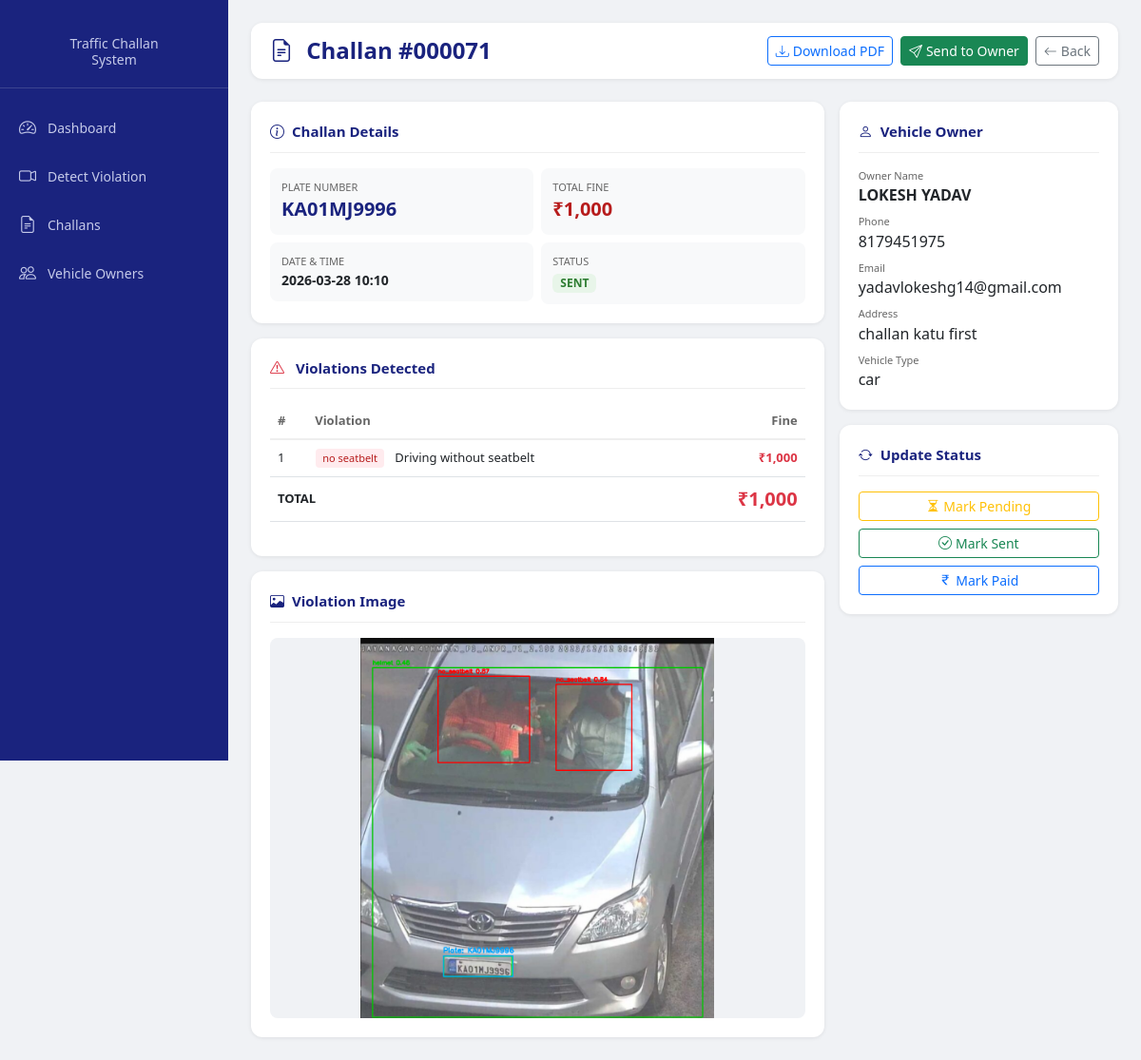
/challan/71, run on the app's committed database.
### tables this page shows
CREATE TABLE challans (
            id           INTEGER PRIMARY KEY AUTOINCREMENT,
            plate_number TEXT    NOT NULL,
            violations   TEXT    NOT NULL,  -- JSON list of violation names
            fine_details TEXT    NOT NULL,  -- JSON dict of violation:amount
            total_fine   INTEGER NOT NULL,
            status       TEXT    DEFAULT 'pending',  -- pending/sent/paid
            image_path   TEXT,
            pdf_path     TEXT,
            location     TEXT    DEFAULT 'Unknown',
            created_at   TEXT    DEFAULT (datetime('now', 'localtime')),
            sent_at      TEXT
        );

CREATE TABLE vehicle_owners (
            id           INTEGER PRIMARY KEY AUTOINCREMENT,
            plate_number TEXT    UNIQUE NOT NULL,
            owner_name   TEXT    NOT NULL,
            phone        TEXT,
            email        TEXT,
            address      TEXT,
            vehicle_type TEXT    DEFAULT 'unknown',
            created_at   TEXT    DEFAULT (datetime('now', 'localtime')),
            updated_at   TEXT    DEFAULT (datetime('now', 'localtime'))
        );

### app.py (the view)
@app.route("/challan/<int:challan_id>")
def view_challan(challan_id):
    c = get_challan(challan_id)
    if not c:
        flash("Challan not found", "danger")
        return redirect(url_for("challans"))
    return render_template("view_challan.html",
                           challan=c, owner=get_owner(c["plate_number"]))

### database.py (called while the page is built)
def get_connection():
    os.makedirs(os.path.dirname(DATABASE_PATH), exist_ok=True)
    conn = sqlite3.connect(DATABASE_PATH)
    conn.row_factory = sqlite3.Row
    return conn

def get_owner(plate_number):
    conn = get_connection()
    row  = conn.execute(
        "SELECT * FROM vehicle_owners WHERE plate_number=?",
        (plate_number.upper().strip(),)).fetchone()
    conn.close()
    return dict(row) if row else None

def get_challan(challan_id):
    conn = get_connection()
    row  = conn.execute("SELECT * FROM challans WHERE id=?",
                        (challan_id,)).fetchone()
    conn.close()
    if row:
        c = dict(row)
        c["violations"]   = json.loads(c["violations"])
        c["fine_details"] = json.loads(c["fine_details"])
        return c
    return None

### templates/view_challan.html (shortened to what this page needs)
{% extends "base.html" %}
{% block content %}
<div class="topbar">
    <h4><i class="bi bi-file-earmark-text me-2"></i>
        Challan #{{ "%06d" % challan.id }}</h4>
    <div class="d-flex gap-2">
        {% if challan.pdf_path %}
        <a href="{{ url_for('download_pdf', challan_id=challan.id) }}"
           class="btn btn-outline-primary btn-sm">
            <i class="bi bi-download me-1"></i>Download PDF
        </a>
        {% endif %}
        {% if owner and owner.email %}
        <button class="btn btn-success btn-sm"
                onclick="sendChallan({{ challan.id }})">
            <i class="bi bi-send me-1"></i>Send to Owner
        </button>
        {% endif %}
        <a href="{{ url_for('challans') }}" class="btn btn-outline-secondary btn-sm">
            <i class="bi bi-arrow-left me-1"></i>Back
        </a>
    </div>
</div>
<div class="row g-3">
    <div class="col-md-8">
        <div class="data-card mb-3">
            <div class="card-title">
                <i class="bi bi-info-circle me-2"></i>Challan Details
            </div>
            <div class="row g-2">
                <div class="col-6">
                    <div style="background:#f8f9fa;border-radius:8px;padding:12px;">
                        <div style="font-size:11px;color:#666;text-transform:uppercase">
                            Plate Number
                        </div>
                        <div style="font-size:20px;font-weight:700;color:#1a237e">
                            {{ challan.plate_number }}
                        </div>
                    </div>
                </div>
                <div class="col-6">
                    <div style="background:#f8f9fa;border-radius:8px;padding:12px;">
                        <div style="font-size:11px;color:#666;text-transform:uppercase">
                            Total Fine
                        </div>
                        <div style="font-size:20px;font-weight:700;color:#b71c1c">
                            ₹{{ "{:,}".format(challan.total_fine) }}
                        </div>
                    </div>
                </div>
                <div class="col-6">
                    <div style="background:#f8f9fa;border-radius:8px;padding:12px;">
                        <div style="font-size:11px;color:#666;text-transform:uppercase">
                            Date & Time
                        </div>
                        <div style="font-size:14px;font-weight:600">
                            {{ challan.created_at[:16] }}
                        </div>
                    </div>
                </div>
                <div class="col-6">
                    <div style="background:#f8f9fa;border-radius:8px;padding:12px;">
                        <div style="font-size:11px;color:#666;text-transform:uppercase">
                            Status
                        </div>
                        <span class="badge badge-{{ challan.status }} px-2 py-1 mt-1">
                            {{ challan.status.upper() }}
                        </span>
                    </div>
                </div>
            </div>
        </div>
        <div class="data-card mb-3">
            <div class="card-title">
                <i class="bi bi-exclamation-triangle me-2 text-danger"></i>
                Violations Detected
            </div>
            <table class="table">
                <thead>
                    <tr>
                        <th>#</th>
                        <th>Violation</th>
                        <th class="text-end">Fine</th>
                    </tr>
                </thead>
                <tbody>
                    {% set labels = {
                        'no_helmet': 'Riding without helmet',
                        'triple_riding': 'Triple riding (more than 2 riders)',
                        'no_seatbelt': 'Driving without seatbelt',
                        'wrong_lane': 'Riding in wrong lane'
                    } %}
                    {% for violation, amount in challan.fine_details.items() %}
                    <tr>
                        <td>{{ loop.index }}</td>
                        <td>
                            <span class="violation-badge me-2">
                                {{ violation.replace('_',' ') }}
                            </span>
                            {{ labels.get(violation, violation) }}
                        </td>
                        <td class="text-end text-danger fw-bold">
                            ₹{{ "{:,}".format(amount) }}
                        </td>
                    </tr>
                    {% endfor %}
                    <tr style="background:#ffebee;">
                        <td colspan="2" class="fw-bold">TOTAL</td>
                        <td class="text-end text-danger fw-bold fs-5">
                            ₹{{ "{:,}".format(challan.total_fine) }}
                        </td>
                    </tr>
                </tbody>
            </table>
        </div>
        {% if challan.image_path %}
        <div class="data-card">
            <div class="card-title">
                <i class="bi bi-image me-2"></i>Violation Image
            </div>
            <img src="/static/uploads/{{ challan.image_path.split('/')[-1] }}"
                 alt="Violation" style="width:100%;border-radius:8px;max-height:400px;
                 object-fit:contain;background:#f0f2f5">
        </div>
        {% endif %}
    </div>
    <div class="col-md-4">
        <div class="data-card mb-3">
            <div class="card-title">
                <i class="bi bi-person me-2"></i>Vehicle Owner
            </div>
            {% if owner %}
            <div class="d-flex flex-column gap-2">
                <div>
                    <div style="font-size:11px;color:#666">Owner Name</div>
                    <div style="font-weight:600">{{ owner.owner_name }}</div>
                </div>
                <div>
                    <div style="font-size:11px;color:#666">Phone</div>
                    <div>{{ owner.phone or 'N/A' }}</div>
                </div>
                <div>
                    <div style="font-size:11px;color:#666">Email</div>
                    <div>{{ owner.email or 'N/A' }}</div>
                </div>
                <div>
                    <div style="font-size:11px;color:#666">Address</div>
                    <div>{{ owner.address or 'N/A' }}</div>
                </div>
                <div>
                    <div style="font-size:11px;color:#666">Vehicle Type</div>
                    <div>{{ owner.vehicle_type or 'N/A' }}</div>
                </div>
            </div>
            {% endif %}
        </div>
        <div class="data-card">
            <div class="card-title">
                <i class="bi bi-arrow-repeat me-2"></i>Update Status
            </div>
            <div class="d-grid gap-2">
                <button onclick="updateStatus({{ challan.id }}, 'pending')"
                        class="btn btn-sm btn-outline-warning">
                    <i class="bi bi-hourglass-split me-1"></i>Mark Pending
                </button>
                <button onclick="updateStatus({{ challan.id }}, 'sent')"
                        class="btn btn-sm btn-outline-success">
                    <i class="bi bi-check-circle me-1"></i>Mark Sent
                </button>
                <button onclick="updateStatus({{ challan.id }}, 'paid')"
                        class="btn btn-sm btn-outline-primary">
                    <i class="bi bi-currency-rupee me-1"></i>Mark Paid
                </button>
            </div>
        </div>
    </div>
</div>
{% endblock %}

### templates/base.html (shortened to what this page needs)
<!doctype html>
<html lang="en">
  <head>
    <link
      href="https://cdn.jsdelivr.net/npm/bootstrap@5.3.0/dist/css/bootstrap.min.css"
      rel="stylesheet"
    />
    <link
      href="https://cdn.jsdelivr.net/npm/bootstrap-icons@1.11.0/font/bootstrap-icons.css"
      rel="stylesheet"
    />
  </head>
  <body>
    <div class="sidebar">
      <div class="sidebar-brand">
        <h5>Traffic Challan<br />System</h5>
      </div>
      <nav class="mt-3">
        <a
          href="{{ url_for('index') }}"
          class="nav-link {% if request.endpoint == 'index' %}active{% endif %}"
        >
          <i class="bi bi-speedometer2"></i> Dashboard
        </a>
        <a
          href="{{ url_for('detect') }}"
          class="nav-link {% if request.endpoint == 'detect' %}active{% endif %}"
        >
          <i class="bi bi-camera-video"></i> Detect Violation
        </a>
        <a
          href="{{ url_for('challans') }}"
          class="nav-link {% if request.endpoint == 'challans' %}active{% endif %}"
        >
          <i class="bi bi-file-earmark-text"></i> Challans
        </a>
        <a
          href="{{ url_for('owners') }}"
          class="nav-link {% if request.endpoint == 'owners' %}active{% endif %}"
        >
          <i class="bi bi-people"></i> Vehicle Owners
        </a>
      </nav>
    </div>
    <div class="main-content">
       {% block content %}{% endblock %}
    </div>
  </body>
</html>

### templates/base.html (style rules this page uses)
:root { --primary: #1a237e; --primary-light: #3949ab; --danger: #b71c1c; --success: #1b5e20; --sidebar-width: 240px; }
body { background: #f0f2f5; font-family: "Segoe UI", sans-serif; }
.sidebar { width: var(--sidebar-width); background: var(--primary); min-height: 100vh; position: fixed; top: 0; left: 0; z-index: 100; padding-top: 20px; }
.sidebar-brand { color: white; text-align: center; padding: 10px 20px 20px; border-bottom: 1px solid rgba(255, 255, 255, 0.15); }
.sidebar-brand h5 { margin: 8px 0 0; font-size: 14px; color: #c5cae9; }
.sidebar .nav-link { color: #c5cae9; padding: 12px 20px; display: flex; align-items: center; gap: 10px; border-radius: 0; transition: all 0.2s; font-size: 14px; }
.sidebar .nav-link i { font-size: 18px; width: 20px; }
.main-content { margin-left: var(--sidebar-width); padding: 24px; min-height: 100vh; }
.topbar { background: white; border-radius: 12px; padding: 14px 20px; margin-bottom: 24px; display: flex; align-items: center; justify-content: space-between; box-shadow: 0 1px 4px rgba(0, 0, 0, 0.08); }
.topbar h4 { margin: 0; color: var(--primary); font-weight: 600; }
.data-card { background: white; border-radius: 12px; padding: 20px; box-shadow: 0 1px 4px rgba(0, 0, 0, 0.08); }
.data-card .card-title { font-size: 15px; font-weight: 600; color: var(--primary); margin-bottom: 16px; padding-bottom: 10px; border-bottom: 1px solid #eee; }
.table th { font-size: 13px; color: #666; font-weight: 600; border-bottom: 2px solid #eee; }
.table td { font-size: 13px; vertical-align: middle; }
.badge-sent { background: #e8f5e9; color: #2e7d32; }
.violation-badge { background: #ffebee; color: #b71c1c; border-radius: 4px; padding: 2px 7px; font-size: 11px; font-weight: 500; display: inline-block; margin: 1px; }

### data on the page
challans: id "000071", plate_number "KA01MJ9996", total_fine "1,000", created_at "2026-03-28 10:10", status "SENT"
vehicle_owners: owner_name "LOKESH YADAV", phone "8179451975", email "yadavlokeshg14@gmail.com", address "challan katu first", vehicle_type "car"

### other printed values
{{ violation.replace('_',' ') }} "no seatbelt"
{{ labels.get(violation, violation) }} "Driving without seatbelt"
{{ "{:,}".format(amount) }} "1,000"
